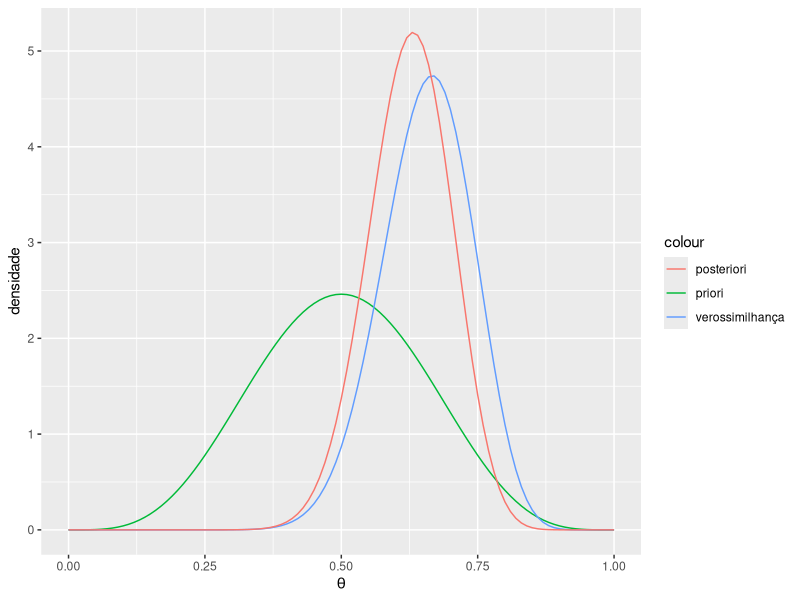

The R script that drew this image:
## ---- chunk 1
library(tidyverse)
a = 5
b = 5
n_data = 30
x = 20
priori = function(t) dbeta(t, a, b)
verossimilhanca = function(t) dbeta(t, x + 1, n_data - x + 1)
posteriori = function(t) dbeta(t, a + x, b + n_data - x)
data.frame(x = 0) %>% 
  ggplot(aes(x = x)) +
  xlim(c(0, 1)) +
  stat_function(fun = priori, aes(color = "priori")) +
  stat_function(fun = verossimilhanca, aes(color = "verossimilhança")) +
  stat_function(fun = posteriori, aes(color = "posteriori")) +
  labs(x = expression(theta), y = "densidade")
